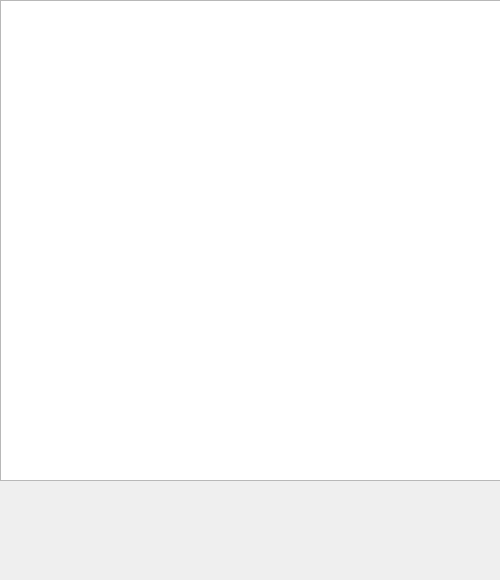
<?xml version="1.0" encoding="UTF-8"?>
<ui version="4.0">
 <class>Form</class>
 <widget class="QWidget" name="Form">
  <property name="geometry">
   <rect>
    <x>0</x>
    <y>0</y>
    <width>500</width>
    <height>580</height>
   </rect>
  </property>
  <property name="minimumSize">
   <size>
    <width>500</width>
    <height>580</height>
   </size>
  </property>
  <property name="maximumSize">
   <size>
    <width>500</width>
    <height>580</height>
   </size>
  </property>
  <property name="windowTitle">
   <string>Form</string>
  </property>
  <widget class="QTextEdit" name="log_msg_edit">
   <property name="geometry">
    <rect>
     <x>0</x>
     <y>0</y>
     <width>551</width>
     <height>481</height>
    </rect>
   </property>
  </widget>
 </widget>
 <resources/>
 <connections/>
</ui>
